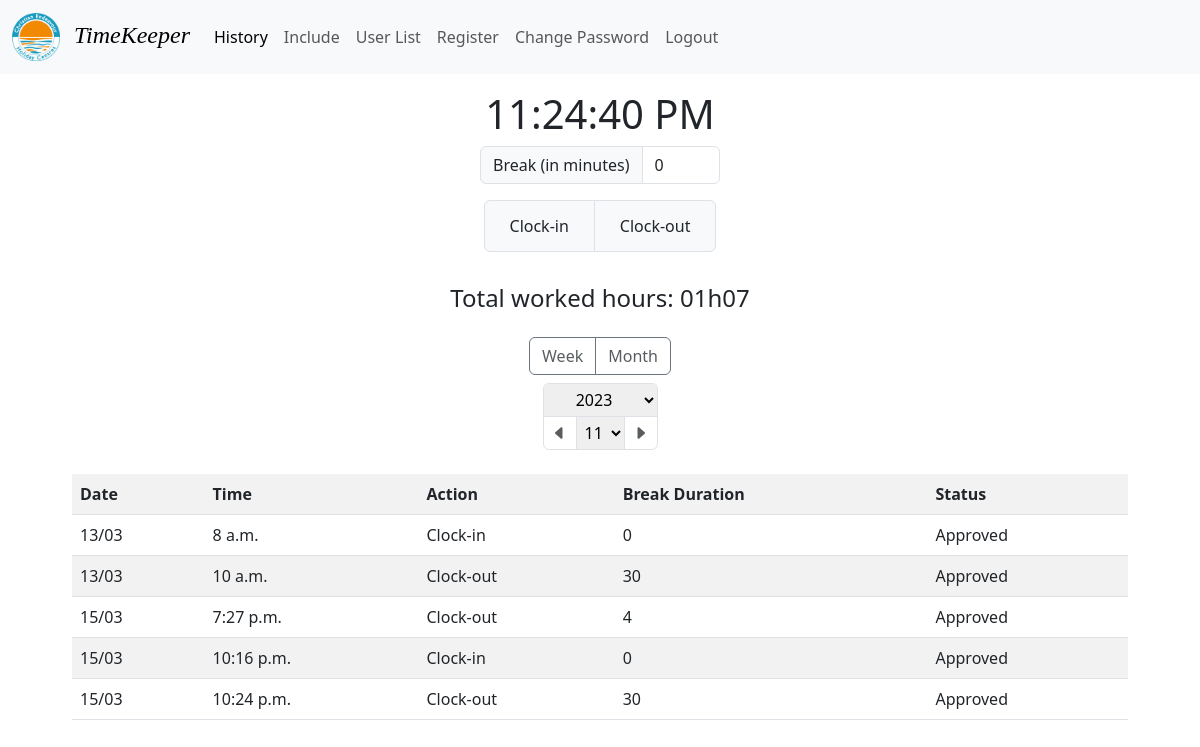
/history?month=false&year=2023&number=11 (signed in), run on the app's committed database.
### backend/models.py (models this page shows, shortened)
class Record(models.Model):
    user = models.ForeignKey(CustomUser, on_delete=models.CASCADE)
    date = models.DateTimeField(default=now)
    action = models.CharField(max_length=20, default='')
    status = models.CharField(max_length=20, default='Wating Approval')
    break_duration = models.IntegerField(default=0)
    remarks = models.CharField(max_length=255, default='')
    def __init__(self, *args, **kwargs) -> None:
        super().__init__(*args, **kwargs)
        self.SIXTY_SECONDS = 60
        self.ZERO_HOUR = 0
        self.TWELVE_HOURS = 12
        self.TWENTY_FOUR_HOURS = 24
    def get_records(self, user, year=datetime.now().year, number=datetime.now().strftime("%V"), is_month=False):
        query = Q(user=user, date__year=year)
        if is_month:
            query.add(Q(date__month=number), "AND")
        else:
            query.add(Q(date__week=number), "AND")
        return Record.objects.filter(query).order_by("date__day", "date__hour")
    def calculate_worked_hours(self, records):
        worked_hours = timedelta(0)
        break_duration_sum = 0
        check_in_records = list(
            filter(
                lambda record: record.action == "Clock-in" and record.status == "Approved",
                records,
            )
        )
        for record in check_in_records:
            record_index = next(i for i, x in enumerate(
                list(records)) if x.id == record.id)
            if record_index + 1 < len(records) and (
                    records[record_index].date.day == records[record_index + 1].date.day
                    and records[record_index + 1].action == "Clock-out"
                    and records[record_index + 1].status == "Approved"
            ):
                worked_hours += records[record_index +
                                        1].date - records[record_index].date
                break_duration_sum += records[record_index + 1].break_duration
        worked_seconds = worked_hours.seconds - \
            (break_duration_sum * self.SIXTY_SECONDS)
        return "{:02}h{:02}".format(worked_seconds // 3600, worked_seconds % 3600 // 60)

### backend/views.py (the view)
# urls.py: path("history", views.history, name="history"),
def history(request):
    if not request.user.is_authenticated:
        messages.success(request, "You must login to access this page")
        return redirect("/auths")
    elif not request.user.is_password_reset:
        messages.success(
            request, "You must reset your password before accessing the application")
        return redirect("/auths/password")
    if request.method == "POST":
        user = request.user
        status = "Wating Approval" if request.POST.get("date") else "Approved"
        action = request.POST.get("action")
        break_duration = request.POST.get("breakDuration")
        record = Record()
        record.create_record(user, status, action,
                             break_duration=break_duration)
        current_week = f"?month=false&year={datetime.now().year}&number={datetime.now().strftime('%V')}"
        return redirect(f"/history{current_week}")
    else:
        user = request.user
        year = int(request.GET.get('year'))
        number = int(request.GET.get('number'))
        is_month = request.GET.get('month') == 'true'
        try:
            record = Record()
            records = record.get_records(user, year, number, is_month)
            earliest_record = (
                Record.objects.filter(user=request.user).earliest(
                    "date__year").date.year
            )
            context = {
                "records": records,
                "workedHours": record.calculate_worked_hours(records),
                "years": range(earliest_record, datetime.now().year + 1),
            }
        except:
            context = {
                "records": [],
                "years": range(datetime.now().year, datetime.now().year + 1),
            }
        context = {
            **context,
            "isHistory": True,
            "year": year,
            "month": request.GET.get("month"),
            "number": number,
            "range": range(1, 13) if is_month else range(1, 53),
        }
        return render(request, "backend/history.html", context)

### backend/templates/backend/history.html (shortened to what this page needs)
{% extends 'backend/base.html' %} {% load static %} {% block content %}
<div class="clockContainer w-100 mb-3 text-center">
  <h2 class="clock fs-1" id="clock">00:00:00 AM</h2>
  <form action="" method="post">
    <div class="input-group mb-3" style="max-width: 15em; margin: 0 auto;">
      <span class="input-group-text">Break (in minutes)</span>
      <input type="text" class="form-control" name="breakDuration" value="0" />
    </div>
    <div class="input-group flex-nowrap my-2 justify-content-center">
      <div class="input-group-text">
        <input type="submit" name="action" value="Clock-in" class="btn" />
      </div>
      <div class="input-group-text">
        <input type="submit" name="action" value="Clock-out" class="btn" />
      </div>
    </div>
  </form>
</div>
{% include './historyTable.html' %}
{% endblock content %}

### backend/templates/backend/historyTable.html (shortened to what this page needs)
{% load static %}
{% block history %}
<div class="historyContainer pb-3">
  <h4 class="text-center mb-2 p-3">Total worked hours: {{ workedHours }}</h4>
  <div class="input-group flex-nowrap my-2 justify-content-center">
    <div class="input-group-text btn btn-outline-secondary">
      <a class="text-decoration-none text-muted" href="?month=false&year={{year}}&number={{number}}">Week</a>
    </div>
    <div class="input-group-text btn btn-outline-secondary">
      <a class="text-decoration-none text-muted" href="?month=true&year={{year}}&number={{number}}">Month</a>
    </div>
  </div>
  <div class="nav justify-content-center">
    <nav aria-label="Week/Month navigation" class="border rounded mb-4" style="width: fit-content;">
      <div class="topSection border-bottom justify-content-center">
        <select class="border-0 py-1" style="width: 100%; text-align: center" onchange="onChangeSelect('{{month}}', event.srcElement.value, '{{number}}')">
          {% for optionYear in years %}
          <option value="{{optionYear}}" label='{{optionYear}}' {% if optionYear == year|add:0 %} selected {% endif %}>
          {% endfor %}
        </select>
      </div>
      <div class="bottomSection justify-content-center">
        <ul class="d-flex m-0 p-0" style="list-style: none;">
          <li class="my-1">
            <a class="mx-2 py-1 text-decoration-none text-muted" href="?month={{month}}&year={{year}}&number={{number|add:'-1'}}" >
              {% if number|add:'-1' == 0 %}
              <i class="bi bi-caret-left"></i>
              {% else %}
              <i class="bi bi-caret-left-fill"></i>
              {% endif %}
            </a>
          </li>
          <li class="border-start border-end">
            <select style="height: 100%;" class="py-1 px-1 border-0" onchange="onChangeSelect('{{month}}', '{{year}}', event.srcElement.value)">
              {% for optionNumber in range %}
              <option value="{{optionNumber}}" {% if optionNumber == number|add:0 %} selected {% endif %}>{{optionNumber}}</option>
              {% endfor %}
            </select>
          </li>
          <li class="my-1">
            <a class="mx-2 py-1 text-decoration-none text-muted" href="?month={{month}}&year={{year}}&number={{number|add:1}}"
            >
            {% if month == 'true' and number|add:1 == 13 or month == 'false' and number|add:1 == 53 %}
            <i class="bi bi-caret-right"></i>
            {% else %}
            <i class="bi bi-caret-right-fill"></i>
            {% endif %}
            </a>
          </li>
        </ul>
      </div>
    </nav>
  </div>
  <table class="table table-striped">
    <tr>
      <th scope="col">Date</th>
      <th scope="col">Time</th>
      <th scope="col">Action</th>
      <th scope="col">Break Duration</th>
      <th scope="col">Status</th>
    </tr>
    {% if records %}
    {% for record in records %}
    <tr>
        <form action="" method="post">
          <td>
            {% if isHistory %}
            {{ record.date|date:'d/m' }}
            {% else %}
            <input type="date" class="form-control" name="date" value="{{ record.date|date:'Y-m-d' }}" />
            {% endif %}
          </td>
          <td>
            {% if isHistory %}
            {{ record.date|time }}
            {% else %}
            <input type="time" class="form-control" name="time" min="01:00" max="12:59" value="{{ record.date|date:'h:i' }}" />
            {% endif %}
          </td>
          <td>
            {% if isHistory %}
            {{ record.action }}
            {% else %}
            <select name="action" id="action{{record.id}}" class="action form-select">
              <option value="Clock-in" {% if record.action == "Clock-in" %} selected {% endif %}>Clock-in</option>
              <option value="Clock-out" {% if record.action == "Clock-out" %} selected {% endif %}>Clock-out</option>
            </select>
            {% endif %}
          </td>
          <td>
            {% if isHistory %}
            {{ record.break_duration }}
            {% else %}
              <input type="text" class="form-control" name="breakDuration" value="{{ record.break_duration }}"
                     style="max-width: 3em" {% if record.action == "Clock-in" %} disabled {% endif %} />
            {% endif %}
          </td>
          <td>
            {% if isHistory %}
              {{ record.status }}
            {% endif %}
          </td>
        </form>
      </tr>
      {% endfor %}
    {% else %}
    <tr>
      <td colspan="100%" class="text-center">No records found</td>
    </tr>
    {% endif %}
  </table>
</div>
{% endblock history %}

### data on the page
Record: date "13/03", date "8 a.m.", action "Clock-in", break_duration "0", status "Approved"
Record: date "13/03", date "10 a.m.", action "Clock-out", break_duration "30", status "Approved"
Record: date "15/03", date "7:27 p.m.", action "Clock-out", break_duration "4", status "Approved"
Record: date "15/03", date "10:16 p.m.", action "Clock-in", break_duration "0", status "Approved"
Record: date "15/03", date "10:24 p.m.", action "Clock-out", break_duration "30", status "Approved"

### other printed values
{{ workedHours }} "01h07"
form field value "11"
